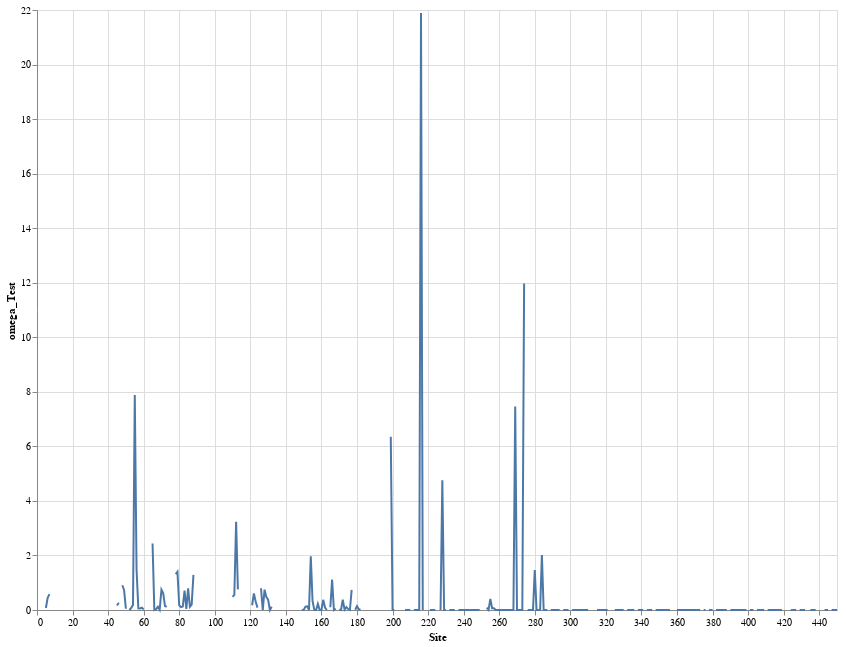

Notebook code cell kept with this figure:
### Markdown cell above
## Visuals

### Code cell
source = df

line = alt.Chart(source).mark_line().encode(
    x='Site',
    y='omega_Test', 
).properties(
    width=800,
    height=600)

line

### Figure 1 — Vega-Lite specification as saved in the notebook (floating-point values rounded to 4 significant figures; data arrays with more than 128 entries replaced by an {"elided": "..."} marker saying what was removed)
{"config": {"view": {"continuousWidth": 400, "continuousHeight": 300}}, "data": {"name": "data-ed35d90546c5a1c7a59b60e45a2be958"}, "mark": "line", "encoding": {"x": {"type": "quantitative", "field": "Site"}, "y": {"type": "quantitative", "field": "omega_Test"}}, "height": 600, "width": 800, "$schema": "https://vega.github.io/schema/vega-lite/v4.8.1.json", "datasets": {"data-ed35d90546c5a1c7a59b60e45a2be958": {"elided": "449 records"}}}
